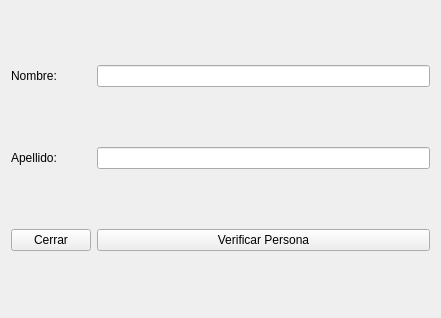
<?xml version="1.0" encoding="UTF-8"?>
<ui version="4.0">
 <class>Login</class>
 <widget class="QWidget" name="Login">
  <property name="geometry">
   <rect>
    <x>0</x>
    <y>0</y>
    <width>441</width>
    <height>318</height>
   </rect>
  </property>
  <property name="windowTitle">
   <string>Login</string>
  </property>
  <layout class="QGridLayout" name="gridLayout">
   <item row="0" column="0">
    <widget class="QLabel" name="lUsuario">
     <property name="text">
      <string>Nombre:</string>
     </property>
    </widget>
   </item>
   <item row="0" column="1">
    <widget class="QLineEdit" name="leNombre"/>
   </item>
   <item row="1" column="0">
    <widget class="QLabel" name="lClave">
     <property name="text">
      <string>Apellido:</string>
     </property>
    </widget>
   </item>
   <item row="1" column="1">
    <widget class="QLineEdit" name="leApellido"/>
   </item>
   <item row="2" column="0">
    <widget class="QPushButton" name="pbCerrar">
     <property name="text">
      <string>Cerrar</string>
     </property>
    </widget>
   </item>
   <item row="2" column="1">
    <widget class="QPushButton" name="pbVerificar">
     <property name="text">
      <string>Verificar Persona</string>
     </property>
    </widget>
   </item>
  </layout>
 </widget>
 <resources/>
 <connections/>
</ui>
